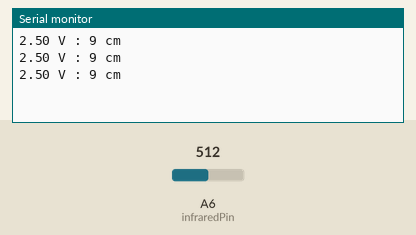
This sketch was run on a simulated Arduino Nano, built with avr-gcc and run on an emulated ATmega328P. On the bench: the last lines printed to the serial monitor. The inputs (shaded band) are chosen by the test bench; at power-on: A6 (infraredPin) = 512.

Above: at 1.8 s.
1.9 s: A6 (infraredPin) set to 565
At 2.31 s:
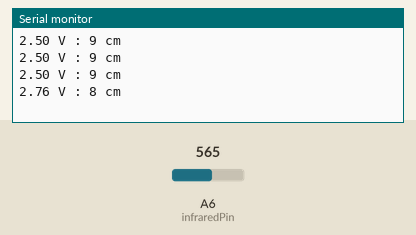
3.4 s: A6 (infraredPin) set to 589
At 3.9 s:
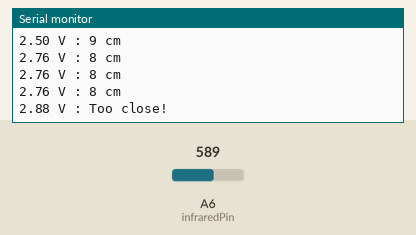

Measured:
- the behaviour switches between 574 and 575 on A6 (infraredPin) (found by bisection; images 1 and 2)
- after the input at 1.9 s, the serial monitor: prints a new line after 0.10 s (image 1)
- after the input at 3.4 s, the serial monitor: prints a new line after 0.10 s (image 2)

The sketch:

test_infrared.ino
```cpp
// #
// # Editor(s)  :  Morgan ROGER from Centralesupelec
// # Last       :  Morgan ROGER from Centralesupelec
// # Version    :  25.10.2026

// # Description:
// # The sketch for testing the infrared sensor Sharp GP2Y0A21YK0F on the ST5 VAC robot

// # Connections:
// #        Sensor  -> Analog pin A6 (triple connector yellow, red, black)


/* used Arduino pins */
const int infraredPin = A6;  // pin number to connect the sensor to

/* sensor management */
float volts = 0;             // sensor analog value
int distanceInCm = 80;       // max distance detected

/* task management */
#define numtask 1    // number of tasks
int deltask[numtask] = {500};  // array defining the period of all tasks
int timtask[numtask] ;         // array with the next execution time of all tasks
bool taskon[numtask] = {false}; // array with activation state of all tasks
void task0();                  // declaring the function for each task
void (*NameTask[numtask])() = {  task0  }; // array with the name of all task functions

void TaskOn(int task) {
  taskon[task]=true;
  timtask[task] = (int)millis()+deltask[task];
}


/* SETUP */
void setup() {
  Serial.begin(115200);   // init the Serial port and set the baud rate
  TaskOn(0);              // activate task #0
}

/* LOOP */
void loop() {
  for (int k=0;k<numtask;k++)
    if (taskon[k])
      if ((((int)millis()-timtask[k])>0) || (deltask[k]==0))  // if execution time has come
      {
        NameTask[k]() ;                   // launching task #k
        timtask[k]=timtask[k]+deltask[k] ;
      }
}

/* TASK #0 = print distance measured with IR */
void task0() {
  volts = analogRead(infraredPin)*5.0/1024.0;  // 10 bits over 5 volts
  Serial.print(volts);
  Serial.print(" V : ");
  distanceInCm = convertMeasure();   // translate volts to obstacle distance
  if (distanceInCm<8 && distanceInCm!= 0) {
	Serial.println("Too close!");
  } else if (distanceInCm>80 || distanceInCm== 0) {
	Serial.println("Out of range");
  } else {
    Serial.print(distanceInCm);
    Serial.println(" cm");
  }
}


/* convert volts to distance */
int convertMeasure() {  // approximate sensor characteristics
  if (volts<1) {
	distanceInCm = 28.0/volts;
  } else {
	volts -= 0.28;
	distanceInCm = 20.2/volts;
  }
  return distanceInCm;
}
```
